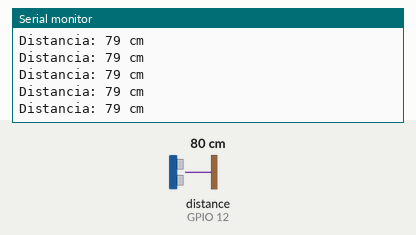
The sketch below on a simulated ESP32. On the bench: the last lines printed to the serial monitor. Wiring (inferred from the names in the program): ultrasonic range finder: trigger GPIO 13; echo GPIO 12. The inputs (shaded band) are chosen by the test bench; at power-on: distance to the obstacle (sensor on GPIO 12) 80 cm. The echo pulse lasts 58.3 µs per cm.

Above: at 1.2 s.
1.3 s: distance to the obstacle (sensor on GPIO 12) set to 2 cm
At 1.37 s:
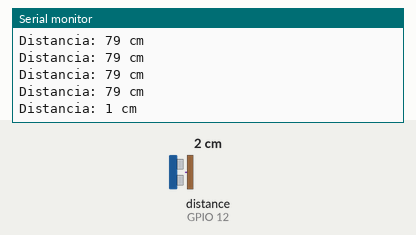
2.8 s: distance to the obstacle (sensor on GPIO 12) set to 4 cm
At 2.88 s:
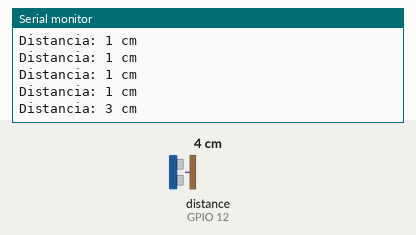
Timing chart, 0 to 5.8 s (numbered marks = the images above; inputs shaded):
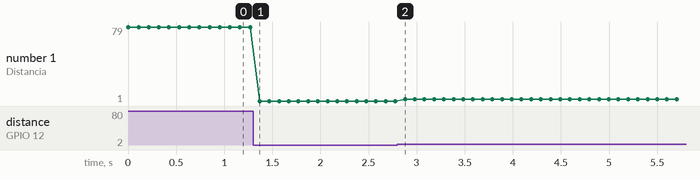

Measured:
- after the input at 1.3 s, the serial monitor: prints a new line after 0.07 s (image 1)
- after the input at 2.8 s, the serial monitor: prints a new line after 0.08 s (image 2)
- plotted number 1: 79 → 1 after the input at 1.3 s, 1 → 3 after the input at 2.8 s

The sketch:

4_SENS_ULTRASONIDOBASIC_ESP32.ino
```cpp
const int Trigger = 13;  // Pin D13 para Trigger
const int Echo = 12;     // Pin D12 para Echo

void setup() {
  Serial.begin(9600);           // Iniciar comunicación serial
  pinMode(Trigger, OUTPUT);     // Configurar D13 como salida
  pinMode(Echo, INPUT);         // Configurar D12 como entrada
}

void loop() {
  long t;  // Tiempo que demora en llegar el eco
  long d;  // Distancia en centímetros

  // Generar pulso en Trigger
  digitalWrite(Trigger, HIGH);
  delayMicroseconds(10);        // Pulso de 10 microsegundos
  digitalWrite(Trigger, LOW);

  // Medir duración del pulso recibido en Echo
  t = pulseIn(Echo, HIGH);      // Obtener el ancho del pulso
  d = t / 59;                   // Convertir el tiempo a distancia en cm

  // Mostrar la distancia en el monitor serial
  Serial.print("Distancia: ");
  Serial.print(d);
  Serial.println(" cm");

  delay(100);                   // Pausa de 100 ms
}
```
